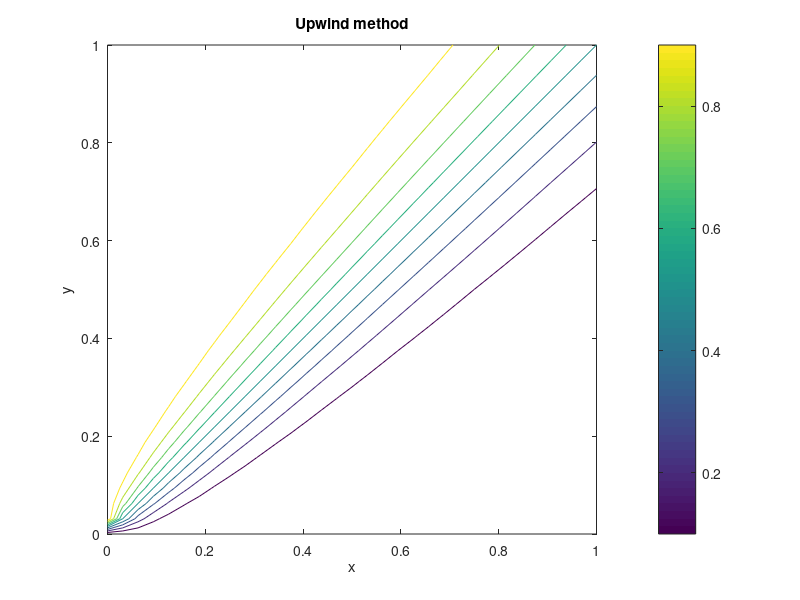
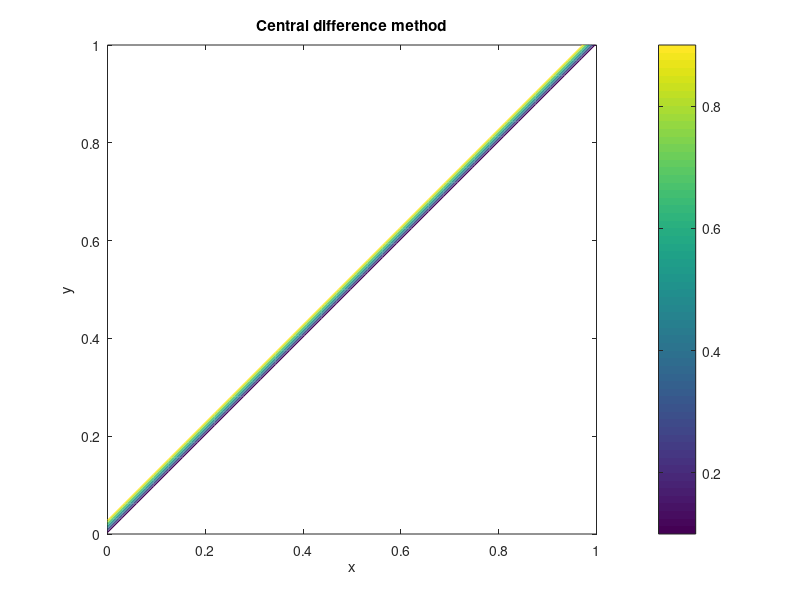

Source code (MATLAB) for these figures, in order:
clear all
close all
clc

jmax=33;        % Grid points in each direction
h=1/(jmax-1);   % Grid spacing

F=zeros(jmax);  % Initialize solutions matrix
                % Note: Bottom boundary condition set equal to zero in
                % initialization
F(1,2:jmax)=1;  % Left boundary condition
F2=F;           % Initialize solutions matrix for central differencing method

for i=2:jmax
    for j=2:jmax
        F(i,j)=(F(i-1,j)+F(i,j-1))/2;
    end
end

% Plotting domain
x = linspace(0,1,jmax);
y = linspace(0,1,jmax);
% Set values for contours
v=.1:.1:.9;

% Plot results
contour(x,y,F',v)
axis square
xlabel('x')
ylabel('y')
colorbar
title('Upwind method')

for i=2:jmax-1
    for j=2:jmax-1
        F2(i,j+1)=-F2(i+1,j)+F2(i-1,j)+F2(i,j-1);
    end
end
figure(2)

% Plot results using the same plotting domain as for upwind method
contour(x,y,F2',v)
axis square
xlabel('x')
ylabel('y')
colorbar
title('Central difference method')


